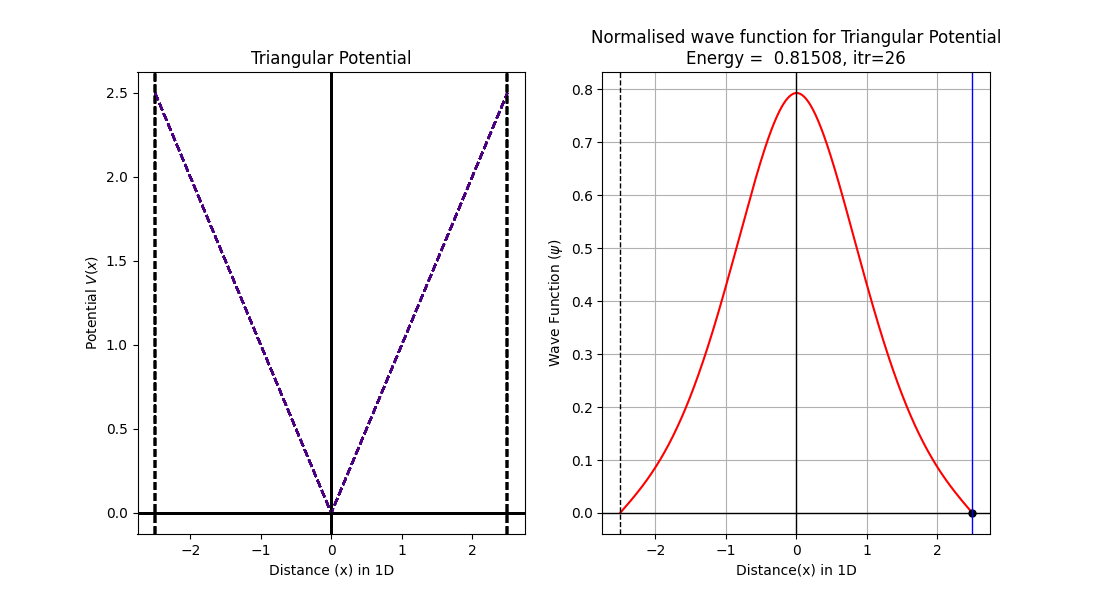

Recreate this plot in Python.
#Solution of Schrodinger's 1D wave equation for Triangular potential
#Euler Method

import numpy as np
import matplotlib.pyplot as plt
from scipy.integrate import simpson


#Define the dimensionless potential
def V(k,x):
        return k*abs(x)

a=eval(input('Enter the width of the Triangular well : ' ))
k=eval(input('Enter the slope of the potential : '))
k=abs(k)

#Define the dimensionless Time Independent Schrodinger Equation
def psi(x,y,u,E):
    f=-2*(E-V(k,x))*y
    return f

def phi(x,y,u):
	return u
   
#Boundary conditions for a wave function
x0,y0,xn,yn=-a/2,0,a/2,0
n=1000

#Euler method with shooting parameter E as energy
def triang(E):
    alpha=0.001       #Initial derivative (can be anything as it doesn't control the solution after normalization)
    x,y,u,X,Y,U=x0,y0,alpha,[x0],[y0],[alpha]
    h=(xn-x0)/n
    for i in range(0,n):   
        y=y+h*phi(x,y,u)
        u=u+h*psi(x,y,u,E)
        x=x+h
        X.append(x)
        Y.append(y)
        U.append(u)
    return X,Y,U


#Guessing energy value from plot
energies=np.linspace(0,30,1000)
H=[]
for i in energies:
    hits=triang(i)[1][-1]
    H.append(hits)

plt.figure(figsize=(7,5))     
plt.plot(energies,H,'b-')
plt.axhline(color='black',lw=1)
plt.axvline(color='black',lw=1)
plt.xlabel('Energy')
plt.ylabel('End-point')
plt.minorticks_on()
plt.grid(which='minor',color='green',ls='--')
plt.savefig('/home/tux_blue/Desktop/GitHub/Computational-Physics-UG/Application to some physics problems/Scrodinger Equation/TISE/Euler Method/Primitive Method/Python Files/Triangular_well_hits.png')
plt.show()



#Bisection method for proper choice of energy
while True:
    E1=eval(input('Enter the 1st guess of energy : '))
    E2=eval(input('Enter the 2nd guess of energy : '))
    if triang(E1)[1][-1]*triang(E2)[1][-1]<0:
        break
    print('Energy does not exist between the guesses\nEnter new guesses')

itr=0.0
plt.figure(figsize=(11,6)) 
while True:
    E3=(E1+E2)/2
    if triang(E3)[1][-1]==0:
        break
    if triang(E1)[1][-1]*triang(E3)[1][-1]>0:
        E1=E3
    else:
        E2=E3
    itr=itr+1
    acc=abs(E1-E2)
    if acc<0.00000001:
        break
          
#Normalisation of wave function
    N=1/np.sqrt(simpson(np.array(triang(E3)[1])*np.array(triang(E3)[1]),x=np.array(triang(E3)[0])))
    solution=N*np.array(triang(E3)[1])

#Plotting and printing
    plt.subplot(121)
    x=np.array(triang(E3)[0])
    plt.plot(x,V(k,x),'--',color='indigo')
    plt.ylabel(r'Potential $V(x)$')
    plt.xlabel('Distance (x) in 1D')
    plt.title('Triangular Potential')
    plt.axvline(x=-a/2,color='black',ls='--')
    plt.axvline(x=a/2,color='black',ls='--')
    plt.axhline(color='black',lw=1)
    plt.axvline(color='black',lw=1)
    
    plt.subplot(122)
    plt.cla()
    plt.plot(np.array(triang(E3)[0]),solution,'r',lw=1.5)
    plt.plot(triang(E3)[0][-1],triang(E3)[1][-1],'o',color='black',ms=5)
    plt.title('Normalised wave function for Triangular Potential\n'+r'Energy =%9.5f, itr=%2i'%(E3,itr))
    plt.xlabel('Distance(x) in 1D')
    plt.ylabel(r'Wave Function ($\psi$)')
    plt.axhline(color='black',lw=1)
    plt.axvline(color='black',lw=1)
    plt.axvline(x=x0,color='black',lw=1,ls='--')
    plt.axvline(x=xn,color='blue',lw=1)
    plt.grid()
    plt.pause(0.5)

plt.savefig('/home/tux_blue/Desktop/GitHub/Computational-Physics-UG/Application to some physics problems/Scrodinger Equation/TISE/Euler Method/Primitive Method/Python Files/Triangular_well.png')
plt.show()
print('The energy satisfying the boundary condition is',E3)
        
